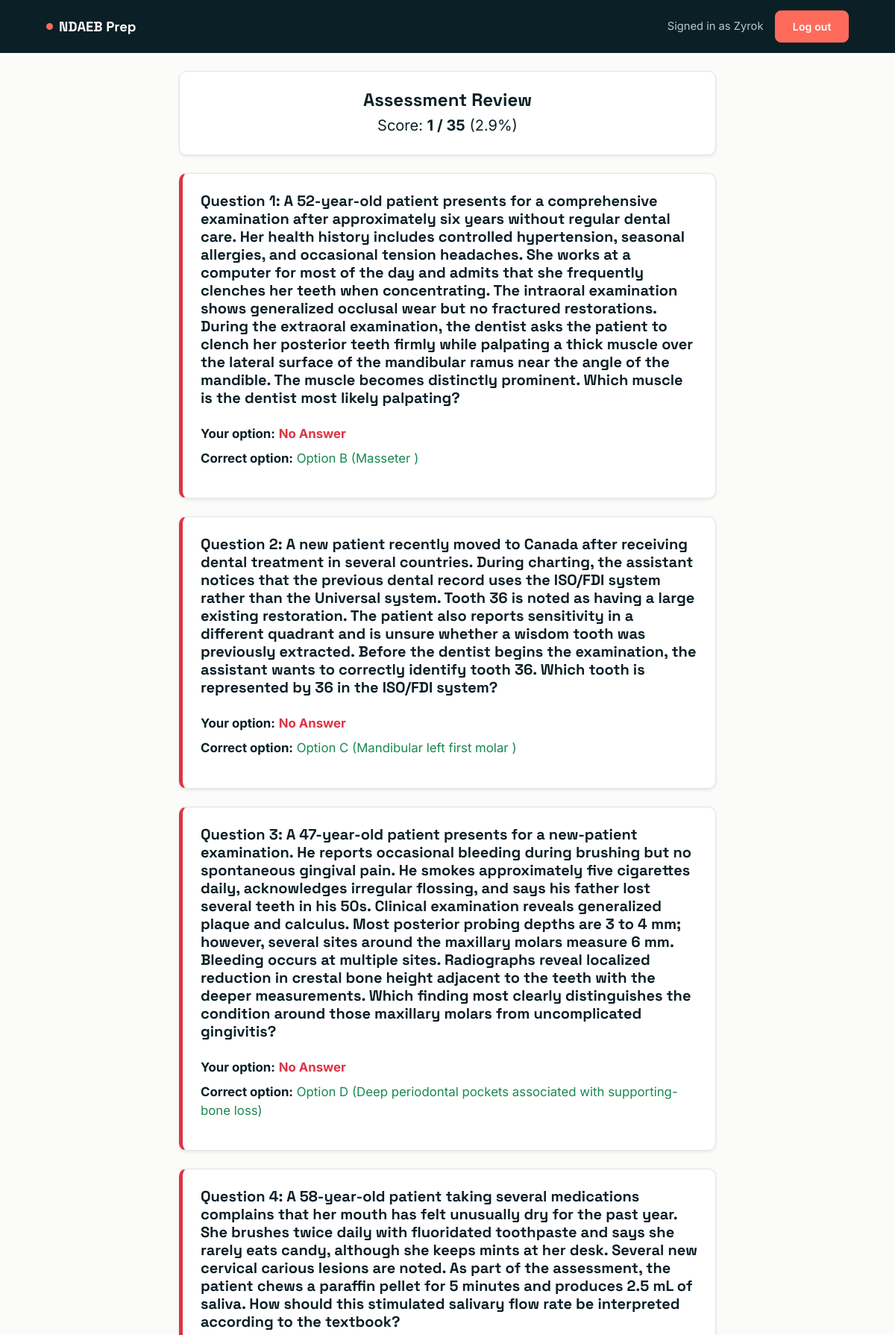
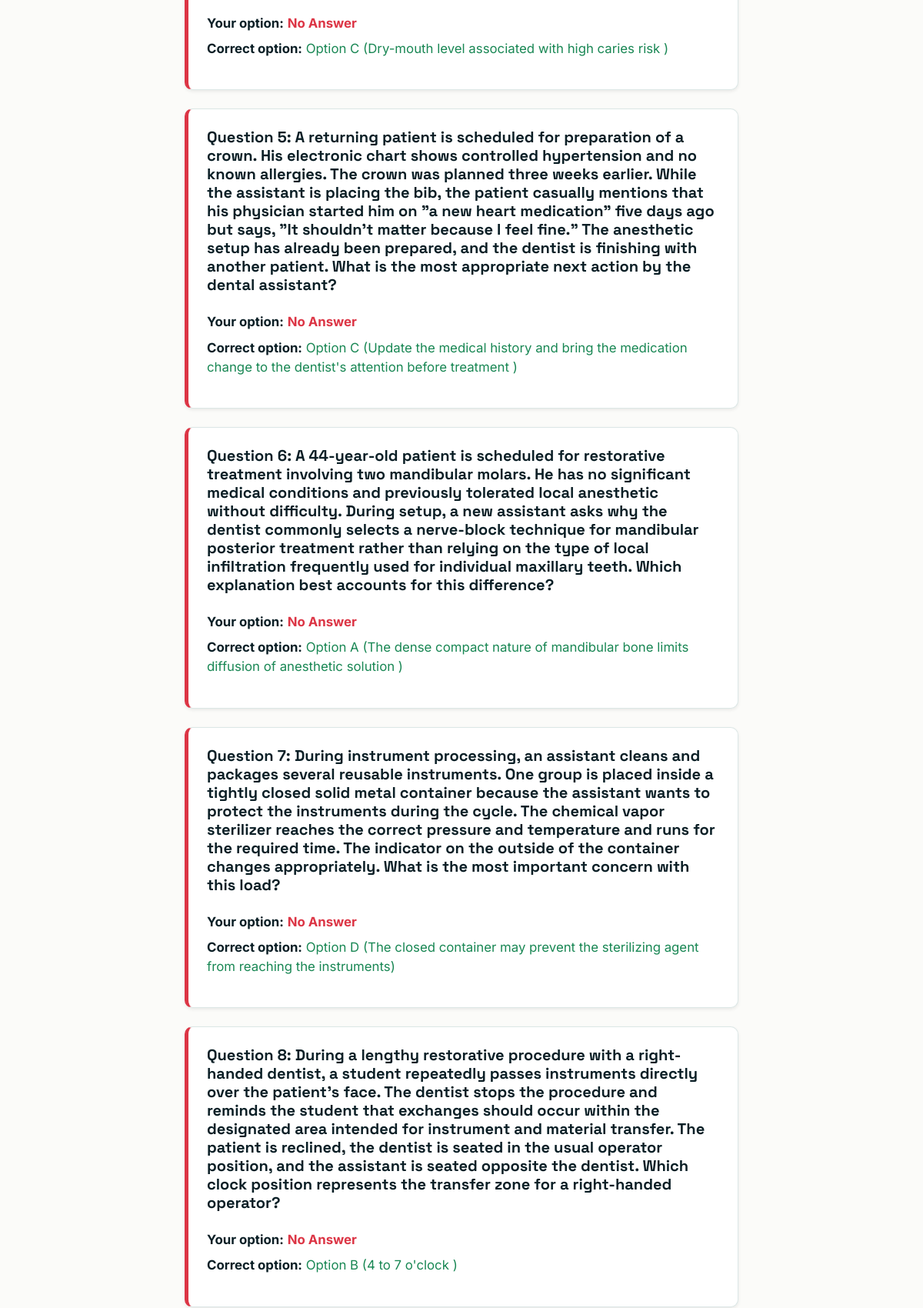
The app's page /exam/review/2/ (signed in, upper part) with its own data (2 pictures, top to bottom).
### main/models.py (models this page shows, shortened)
class ExamAttempt(models.Model):
    user = models.ForeignKey(User, on_delete=models.CASCADE, related_name='attempts')
    score = models.IntegerField()
    total_questions = models.IntegerField()
    percentage = models.FloatField()
    user_answers = models.JSONField(default=dict, blank=True)  # Stores {"question_id": "selected_option"}
    date_taken = models.DateTimeField(auto_now_add=True)

class Question(models.Model):
    question = models.TextField()
    option_a = models.CharField(max_length=255)
    option_b = models.CharField(max_length=255)
    option_c = models.CharField(max_length=255)
    option_d = models.CharField(max_length=255)
    correct_option = models.CharField(max_length=1, choices=[('A', 'A'), ('B', 'B'), ('C', 'C'), ('D', 'D')])
    explanation = models.TextField(blank=True, help_text="Key note explanation shown during review.")

### main/views.py (the view)
# urls.py: path('exam/review/<int:attempt_id>/', views.exam_review_view, name='exam_review'),
@login_required
def exam_review_view(request, attempt_id):
    attempt = get_object_or_404(ExamAttempt, id=attempt_id, user=request.user)
    questions = Question.objects.all().order_by('id')
    for q in questions:
        q.user_answer = attempt.user_answers.get(str(q.id))
    context = {
        'questions': questions,
        'is_review': True,
        'score': attempt.score,
        'total': attempt.total_questions,
        'percentage': attempt.percentage,
        'attempt': attempt,
    }
    return render(request, 'exam.html', context)

### templates/exam.html (shortened to what this page needs)
{% extends 'base.html' %}
{% block content %}
<div class="exam-shell">
  {% if is_review %}
    <div class="surface-card p-4 mb-4 text-center shadow-sm">
      <h4 class="fw-bold mb-1">Assessment Review</h4>
      <p class="fs-5 mb-0">
        Score: <strong class="text-teal">{{ score }} / {{ total }}</strong> ({{ percentage }}%)
      </p>
    </div>
    {% if questions %}
      {% for question in questions %}
        <div class="surface-card p-4 mb-4 shadow-sm" style="border-left: 5px solid {% if question.user_answer == question.correct_option %}#198754{% else %}#dc3545{% endif %};">
          <h5 class="fw-bold mb-4">Question {{ forloop.counter }}: {{ question.question }}</h5>
          <div class="mb-3" style="font-size: 1.05rem;">
            <p class="mb-2">
              <strong>Your option:</strong>
              {% if not question.user_answer %}
                <span style="color: #dc3545; font-weight: bold;">No Answer</span>
              {% endif %}
            </p>
            <p class="mb-0">
              <strong>Correct option:</strong>
              <span style="color: #198754;">
                Option {{ question.correct_option }}
                ({% if question.correct_option == 'A' %}{{ question.option_a }}
                 {% elif question.correct_option == 'B' %}{{ question.option_b }}
                 {% elif question.correct_option == 'C' %}{{ question.option_c }}
                 {% elif question.correct_option == 'D' %}{{ question.option_d }}{% endif %})
              </span>
            </p>
          </div>
        </div>
      {% endfor %}
    {% endif %}
  {% endif %}
</div>
{% endblock %}

### templates/base.html (shortened to what this page needs)
<!DOCTYPE html>
<html lang="en">
  <head>
    <link href="https://cdn.jsdelivr.net/npm/bootstrap@5.3.0/dist/css/bootstrap.min.css" rel="stylesheet" />
  </head>
  <body>
    {% block layout %}
      <nav class="app-nav">
        <div class="container container-app d-flex justify-content-between align-items-center">
          <a class="brand" href="{% url 'dashboard' %}"><span class="dot"></span>NDAEB&nbsp;Prep</a>
          <div class="d-flex align-items-center gap-3">
            {% if user.is_authenticated %}
              <span class="welcome d-none d-sm-inline">Signed in as {{ user.username }}</span>
              <a href="{% url 'logout' %}" class="btn btn-coral btn-sm">Log out</a>
            {% else %}
              <a href="{% url 'index' %}" class="btn btn-coral btn-sm">Log in</a>
            {% endif %}
          </div>
        </div>
      </nav>
      <div class="container container-app pb-5 pt-4">
        {% block content %}
        {% endblock %}
      </div>
    {% endblock %}
  </body>
</html>

### templates/base.html (style rules this page uses)
:root { --ink: #0b1f26; --teal: #0e7c7b; --teal-dark: #0a5d5c; --teal-light: #e8f6f3; --coral: #ff6b5b; --coral-dark: #e5503f; --paper: #fbfbf9; --slate: #5b6b70; --line: #dce7e6; --radius: 10px; }
* { box-sizing: border-box; }
body { font-family: 'Inter', sans-serif; background: var(--paper); color: var(--ink); -webkit-font-smoothing: antialiased; }
h1, h2, h3, h4, h5, .brand-font { font-family: 'Space Grotesk', sans-serif; color: var(--ink); }
a { color: var(--teal-dark); }
.btn { border-radius: 8px; font-weight: 600; padding: 0.6rem 1.4rem; letter-spacing: 0.01em; }
.btn-coral { background: var(--coral); border-color: var(--coral); color: #fff; }
.app-nav { background: var(--ink); padding: 0.9rem 0; }
.app-nav .brand { color: #fff; font-family: 'Space Grotesk', sans-serif; font-weight: 700; font-size: 1.15rem; text-decoration: none; display: flex; align-items: center; gap: 0.5rem; }
.app-nav .brand .dot { width: 9px; height: 9px; border-radius: 50%; background: var(--coral); display: inline-block; }
.app-nav .welcome { color: #b9c7c9; font-size: 0.92rem; }
.surface-card { background: #fff; border: 1px solid var(--line); border-radius: var(--radius); }
.container-app { max-width: 1100px; }

### templates/exam.html (style rules this page uses)
.exam-shell { max-width: 720px; margin: 0 auto; position: relative; }

### records on screen
ExamAttempt: percentage "2.9"
Question: question "A 52-year-old patient presents for a comprehensive examination after approximately six years without regular dental care. Her health history includes controlled hypertension, seasonal allergies, and occasional tension headaches. She works at a computer for most of the day and admits that she frequently clenches her teeth when concentrating. The intraoral examination shows generalized occlusal wear but no fractured restorations. During the extraoral examination, the dentist asks the patient to clench her posterior teeth firmly while palpating a thick muscle over the lateral surface of the mandibular ramus near the angle of the mandible. The muscle becomes distinctly prominent. Which muscle…", shows "No Answer", correct_option "B", option_b "Masseter"
Question: question "A new patient recently moved to Canada after receiving dental treatment in several countries. During charting, the assistant notices that the previous dental record uses the ISO/FDI system rather than the Universal system. Tooth 36 is noted as having a large existing restoration. The patient also reports sensitivity in a different quadrant and is unsure whether a wisdom tooth was previously extracted. Before the dentist begins the examination, the assistant wants to correctly identify tooth 36. Which tooth is represented by 36 in the ISO/FDI system?", shows "No Answer", correct_option "C", option_c "Mandibular left first molar"
Question: question "A 47-year-old patient presents for a new-patient examination. He reports occasional bleeding during brushing but no spontaneous gingival pain. He smokes approximately five cigarettes daily, acknowledges irregular flossing, and says his father lost several teeth in his 50s. Clinical examination reveals generalized plaque and calculus. Most posterior probing depths are 3 to 4 mm; however, several sites around the maxillary molars measure 6 mm. Bleeding occurs at multiple sites. Radiographs reveal localized reduction in crestal bone height adjacent to the teeth with the deeper measurements. Which finding most clearly distinguishes the condition around those maxillary molars from uncomplicated…", shows "No Answer", correct_option "D", option_d "Deep periodontal pockets associated with supporting-bone loss"
Question: question "A 58-year-old patient taking several medications complains that her mouth has felt unusually dry for the past year. She brushes twice daily with fluoridated toothpaste and says she rarely eats candy, although she keeps mints at her desk. Several new cervical carious lesions are noted. As part of the assessment, the patient chews a paraffin pellet for 5 minutes and produces 2.5 mL of saliva. How should this stimulated salivary flow rate be interpreted according to the textbook?", shows "No Answer", correct_option "C", option_c "Dry-mouth level associated with high caries risk"
Question: question "A returning patient is scheduled for preparation of a crown. His electronic chart shows controlled hypertension and no known allergies. The crown was planned three weeks earlier. While the assistant is placing the bib, the patient casually mentions that his physician started him on \"a new heart medication\" five days ago but says, \"It shouldn't matter because I feel fine.\" The anesthetic setup has already been prepared, and the dentist is finishing with another patient. What is the most appropriate next action by the dental assistant?", shows "No Answer", correct_option "C", option_c "Update the medical history and bring the medication change to the dentist's attention before treatment"
Question: question "A 44-year-old patient is scheduled for restorative treatment involving two mandibular molars. He has no significant medical conditions and previously tolerated local anesthetic without difficulty. During setup, a new assistant asks why the dentist commonly selects a nerve-block technique for mandibular posterior treatment rather than relying on the type of local infiltration frequently used for individual maxillary teeth. Which explanation best accounts for this difference?", shows "No Answer", correct_option "A", option_a "The dense compact nature of mandibular bone limits diffusion of anesthetic solution"
Question: question "During instrument processing, an assistant cleans and packages several reusable instruments. One group is placed inside a tightly closed solid metal container because the assistant wants to protect the instruments during the cycle. The chemical vapor sterilizer reaches the correct pressure and temperature and runs for the required time. The indicator on the outside of the container changes appropriately. What is the most important concern with this load?", shows "No Answer", correct_option "D", option_d "The closed container may prevent the sterilizing agent from reaching the instruments"
Question: question "During a lengthy restorative procedure with a right-handed dentist, a student repeatedly passes instruments directly over the patient's face. The dentist stops the procedure and reminds the student that exchanges should occur within the designated area intended for instrument and material transfer. The patient is reclined, the dentist is seated in the usual operator position, and the assistant is seated opposite the dentist. Which clock position represents the transfer zone for a right-handed operator?", shows "No Answer", correct_option "B", option_b "4 to 7 o'clock"

### other values on screen
{{ user.username }} "Zyrok"
{{ score }} "1"
{{ total }} "35"
